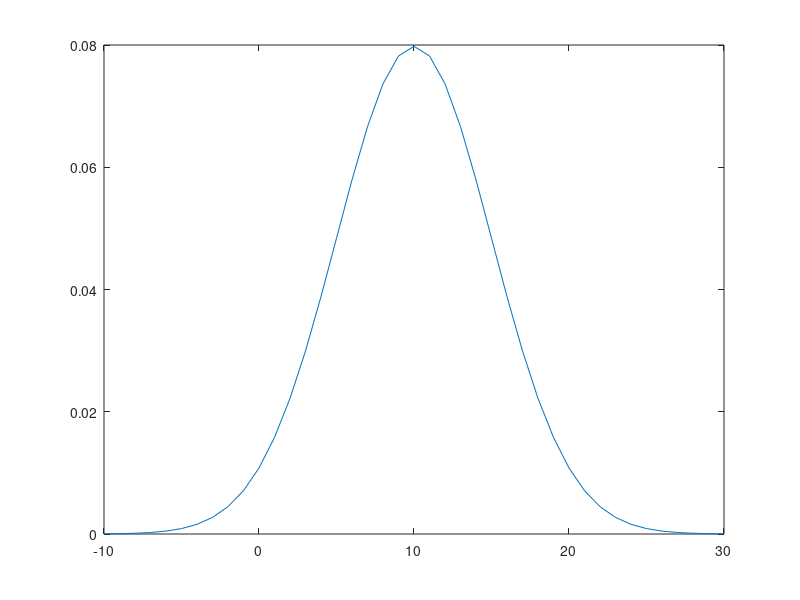
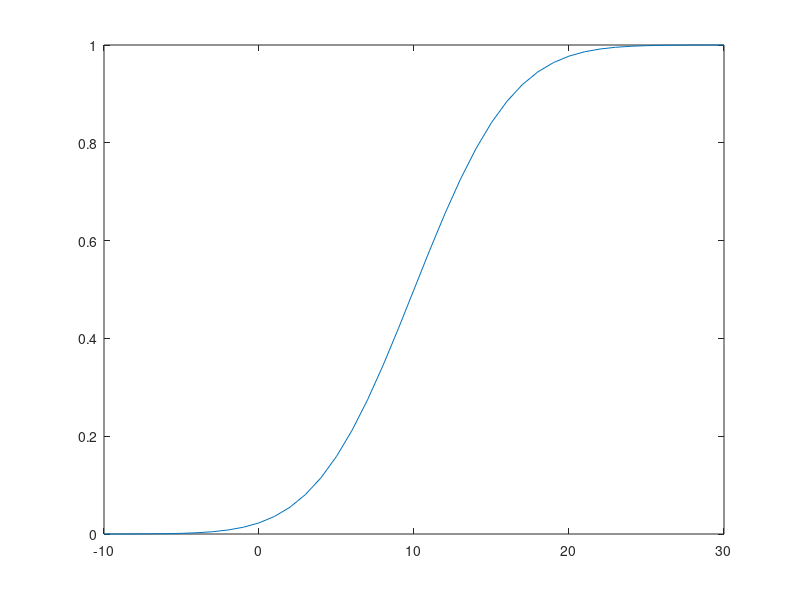

The MATLAB source for these figures, in order: (Note: this script raises an error after producing the figures.)
%
clc;
% clear all;
mu = 10;
sigma = 5;
% Plot the PDF of the normal distribution
figure(1)
x = [-10:1:30];
y = normpdf(x,mu,sigma);
plot(x,y);


% Plot the CDF of the normal distribution
figure(2)
y = normcdf(x,mu,sigma);
plot(x,y);

% Plot the PDF of the normal distribution using a distribution object
figure(3)
pn = makedist('norm','mu',10,'sigma',5);
y = pdf(pn,x);
plot(x,y);


hold on;

%%
% Compare with the PDF of the lognormal distribution
% Method of Moments:
zeta = sqrt(log(sigma^2/mu^2+1));
lambda = log(mu)-zeta^2/2;

pl = makedist('logn','mu',lambda,'sigma',zeta);
% y = pdf(pl,x);
y = lognpdf(x,lambda,zeta);

plot(x,y,'color','r');

